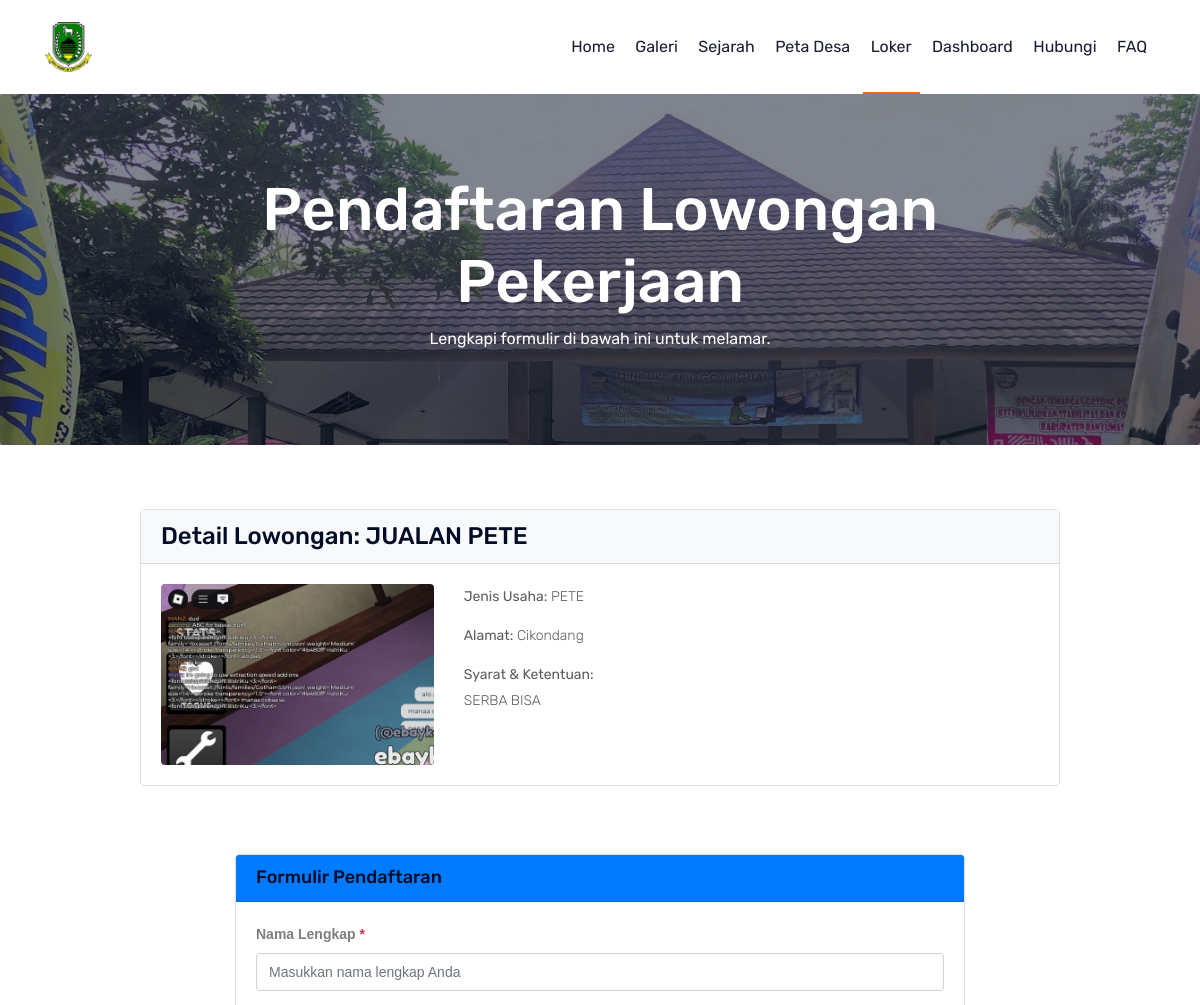
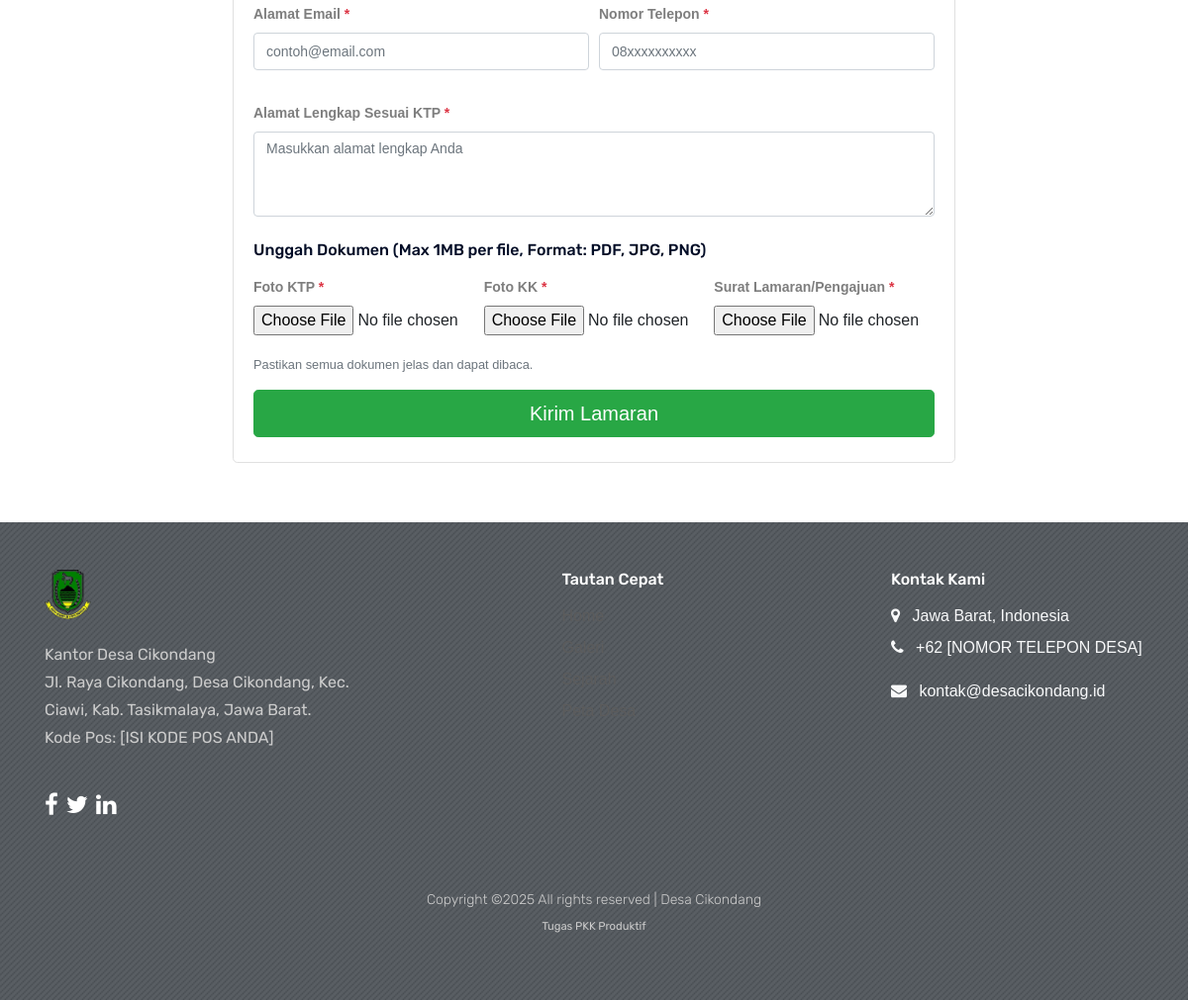
Page /view/mendaftar.php?id=2 on the committed database (2 pictures, top to bottom).
### tables this page shows
CREATE TABLE `loker` (
  `id` int(11) NOT NULL,
  `nm_perusahaan` varchar(255) NOT NULL,
  `jenis_usaha` varchar(255) NOT NULL,
  `syarat` text NOT NULL,
  `alamat` text NOT NULL,
  `foto` varchar(255) NOT NULL,
  `tgl` int(11) NOT NULL,
  `bln` varchar(11) NOT NULL,
  `pendaftar` int(11) NOT NULL
);

### view/mendaftar.php (the view, shortened to what this page needs)
<?php
include 'template/header.php';
include '../db/connection.php';
$id_loker = null;
$loker_data = null;
if (isset($_GET["id"])) {
    $id_loker = (int)$_GET["id"];
    $sql_loker = "SELECT * FROM loker WHERE id = $id_loker";
    $query_loker = mysqli_query($connection, $sql_loker);
    if ($query_loker && mysqli_num_rows($query_loker) > 0) {
        $loker_data = mysqli_fetch_assoc($query_loker);
    } else {
        header("Location: loker.php?status_loker=gagal&msg_loker=" . urlencode("Lowongan tidak ditemukan."));
        exit;
    }
} else {
    header("Location: loker.php?status_loker=gagal&msg_loker=" . urlencode("ID Lowongan tidak valid."));
    exit;
}
?>
    <header>
        <div class="header-area ">
            <div id="sticky-header" class="main-header-area white-bg">
                <div class="container">
                    <div class="row align-items-center">
                        <div class="col-xl-2 col-lg-2 col-md-3 col-sm-4 col-6">
                            <div class="logo-img">
                                <a href="../index.php">
                                    <img src="../img/logo.png" alt="Logo Desa" class="img-fluid">
                                </a>
                            </div>
                        </div>
                        <div class="col-xl-10 col-lg-10 col-md-9 col-sm-8 col-6">
                            <div class="main-menu d-none d-lg-block text-right">
                                <nav>
                                    <ul id="navigation">
                                        <li><a href="../index.php">Home</a></li>
                                        <li><a href="galeri.php">Galeri</a></li>
                                        <li><a href="sejarah.php">Sejarah</a></li>
                                        <li><a href="peta.php">Peta Desa</a></li>
                                        <li><a class="active" href="loker.php">Loker</a></li>
                                        <li><a href="../admin/index.php">Dashboard</a></li>
                                        <li><a href="hubungi.php">Hubungi</a></li>
                                        <li><a href="faq.php">FAQ</a></li>
                                    </ul>
                                </nav>
                            </div>
                        </div>
                    </div>
                </div>
            </div>
        </div>
    </header>
    <section class="breadcrumb breadcrumb_bg banner-bg-1 overlay2">
        <div class="container">
            <div class="row">
                <div class="col-lg-8 offset-lg-2">
                    <div class="breadcrumb_iner text-center">
                        <div class="breadcrumb_iner_item">
                            <h2>Pendaftaran Lowongan Pekerjaan</h2>
                            <p>Lengkapi formulir di bawah ini untuk melamar.</p>
                        </div>
                    </div>
                </div>
            </div>
        </div>
    </section>
    <section class="about-area section-padding">
        <div class="container">
            <?php if ($loker_data): ?>
            <div class="row mb-5">
                <div class="col-lg-10 offset-lg-1">
                    <div class="card shadow-sm">
                        <div class="card-header bg-light">
                             <h3 class="mb-0">Detail Lowongan: <?php echo htmlspecialchars($loker_data['nm_perusahaan']); ?></h3>
                        </div>
                        <div class="card-body">
                            <div class="row">
                                <div class="col-md-4 text-center mb-3 mb-md-0">
                                    <?php
                                    $foto_loker_path = "../img/upload/" . htmlspecialchars($loker_data['foto']);
                                    ?>
                                    <img src="<?php echo $foto_loker_path; ?>" alt="Logo <?php echo htmlspecialchars($loker_data['nm_perusahaan']); ?>" class="img-fluid rounded" style="max-height: 200px; object-fit: contain;">
                                </div>
                                <div class="col-md-8">
                                    <p><strong>Jenis Usaha:</strong> <?php echo htmlspecialchars($loker_data['jenis_usaha']); ?></p>
                                    <p><strong>Alamat:</strong> <?php echo htmlspecialchars($loker_data['alamat']); ?></p>
                                    <p><strong>Syarat & Ketentuan:</strong><br><?php echo nl2br(htmlspecialchars($loker_data['syarat'])); ?></p>
                                </div>
                            </div>
                        </div>
                    </div>
                </div>
            </div>
            <?php endif; ?>
            <div class="row justify-content-center">
                <div class="col-lg-8">
                    <div class="card shadow-sm">
                        <div class="card-header bg-primary text-white">
                            <h4 class="mb-0">Formulir Pendaftaran</h4>
                        </div>
                        <div class="card-body">
                            <form action="proses_daftar.php?id=<?php echo $id_loker; ?>" method="post" enctype="multipart/form-data" class="needs-validation" novalidate>
                                <div class="form-group">
                                    <label for="nama">Nama Lengkap <span class="text-danger">*</span></label>
                                    <input type="text" class="form-control" name="nama" id="nama" placeholder="Masukkan nama lengkap Anda" required>
                                </div>
                                <div class="form-row">
                                    <div class="form-group col-md-6">
                                        <label for="email">Alamat Email <span class="text-danger">*</span></label>
                                        <input type="email" class="form-control" name="email" id="email" placeholder="contoh@email.com" required>
                                    </div>
                                    <div class="form-group col-md-6">
                                        <label for="no_tlp">Nomor Telepon <span class="text-danger">*</span></label>
                                        <input type="tel" class="form-control" name="no_tlp" id="no_tlp" placeholder="08xxxxxxxxxx" required pattern="[0-9]{10,15}">
                                    </div>
                                </div>
                                <div class="form-group">
                                    <label for="alamat">Alamat Lengkap Sesuai KTP <span class="text-danger">*</span></label>
                                    <textarea class="form-control" name="alamat" id="alamat" rows="3" placeholder="Masukkan alamat lengkap Anda" required></textarea>
                                </div>
                                <h5 class="mt-4 mb-3">Unggah Dokumen (Max 1MB per file, Format: PDF, JPG, PNG)</h5>
                                <div class="form-row">
                                    <div class="form-group col-md-4">
                                        <label for="ktp">Foto KTP <span class="text-danger">*</span></label>
                                        <input type="file" name="ktp" id="ktp" class="form-control-file" required accept=".pdf,.jpg,.jpeg,.png">
                                    </div>
                                    <div class="form-group col-md-4">
                                        <label for="kk">Foto KK <span class="text-danger">*</span></label>
                                        <input type="file" name="kk" id="kk" class="form-control-file" required accept=".pdf,.jpg,.jpeg,.png">
                                    </div>
                                    <div class="form-group col-md-4">
                                        <label for="pengajuan">Surat Lamaran/Pengajuan <span class="text-danger">*</span></label>
                                        <input type="file" name="pengajuan" id="pengajuan" class="form-control-file" required accept=".pdf,.jpg,.jpeg,.png">
                                    </div>
                                </div>
                                <small class="form-text text-muted mb-3">Pastikan semua dokumen jelas dan dapat dibaca.</small>
                                <button type="submit" class="btn btn-success btn-lg btn-block mt-3">Kirim Lamaran</button>
                            </form>
                        </div>
                    </div>
                </div>
            </div>
        </div>
    </section>
    <?php
include 'template/footer.php';
?>

### css/style.css (style rules this page uses)
body { font-family:'Rubik', sans-serif;font-weight:normal;font-style:normal }
a,.button { -webkit-transition:.3s;-moz-transition:.3s;-o-transition:.3s;transition:.3s }
a,button { color:#020c26;outline:medium none }
h1,h2,h3,h4,h5 { font-family:'Rubik', sans-serif;color:#020c26 }
ul { margin:0px;padding:0px }
li { list-style:none }
p { font-size:14px;font-weight:300;line-height:26px;color:#5c5c5c;margin-bottom:13px;font-family:'Rubik', sans-serif }
label { color:#7e7e7e;cursor:pointer;font-size:14px;font-weight:400 }
*::placeholder { color:#cccccc;font-size:14px;opacity:1 }
h3 { font-size:24px }
.white-bg { background:#ffffff }
.overlay2 { position:relative;z-index:0 }
.overlay2::before { position:absolute;content:"";background-color:#020c26;top:0;left:0;width:100%;height:100%;z-index:-1;opacity:0.5 }
.section-padding { padding-top:120px;padding-bottom:120px }
.slicknav_menu .slicknav_nav { background:#fff;float:right;margin-top:0;padding:0;width:95%;padding:0;border-radius:0px;margin-top:5px;position:absolute;left:0;right:0;margin:auto;top:45px }
.slicknav_menu .slicknav_nav a.active { color:#ff5e13 }
.header-area .main-header-area .main-menu ul li { display:inline-block;position:relative }
.header-area .main-header-area .main-menu ul li a { color:#191d34;font-size:16px;text-transform:capitalize;font-weight:400;display:inline-block;padding:35px 10px 35px 10px;font-family:"Rubik",sans-serif;position:relative }
@media (min-width: 992px) and (max-width: 1200px) { .header-area .main-header-area .main-menu ul li a { padding:35px 8px 35px 8px } }
.header-area .main-header-area .main-menu ul li a::before { position:absolute;content:"";background:#ff5e13;width:100%;height:2px;bottom:0;left:0;opacity:0;transform:scaleX(0);-webkit-transition:.3s;-moz-transition:.3s;-o-transition:.3s;transition:.3s }
.header-area .main-header-area .main-menu ul li a.active::before { opacity:1;transform:scaleX(1) }
.about-area { position:relative;z-index:1 }
.banner-bg-1 { background-image:url(../img/banner/1.jpg) }
.breadcrumb { background-size:cover;margin:0 !important }
.breadcrumb .breadcrumb_iner .breadcrumb_iner_item h2 { font-size:60px;font-weight:500;font-family:"Rubik",sans-serif;color:#fff }
.breadcrumb .breadcrumb_iner .breadcrumb_iner_item p { color:#fff;font-size:16px;font-weight:400 }
h2 { font-size:30px }
h4 { font-size:18px }
h5 { font-size:16px }
h1,h2,h3,h4,h5,h6 { line-height:1.2em }

### view/template/header.php (style rules this page uses)
body { font-family: 'Arial', sans-serif; }
.main-header-area .logo-img img { max-height: 50px; width: auto; }
.main-menu nav ul li a { padding: 30px 15px; }
.slicknav_nav a { color: white; padding: 8px 12px; display: block; }
.breadcrumb_bg { padding-top: 80px; padding-bottom: 80px; }
.breadcrumb_iner h2 { font-size: 2rem; }
.section-padding { padding-top: 50px; padding-bottom: 50px; }
.service-area, .about-area, .faq-area, .blog_area, .contact-section, .main-project-area { padding-top: 40px; padding-bottom: 40px; }
.btn-primary, .btn-success { margin-bottom: 5px; }
.form-control { margin-bottom: 15px; border-radius: 0.25rem; }
.form-group label { margin-bottom: .5rem; font-weight: bold; }
.card { margin-bottom: 20px; border: 1px solid #e0e0e0; border-radius: 0.3rem; }
.card-header { background-color: #f8f9fa; padding: 0.75rem 1.25rem; }
.card-body { padding: 1.25rem; }
.img-fluid, .project-thumb img, .blog_item_img img, .about-thumb img { max-width: 100%; height: auto; border-radius: 0.25rem; }

### rows in the picture
loker: nm_perusahaan "JUALAN PETE", foto (picture), jenis_usaha "PETE", alamat "Cikondang", syarat "SERBA BISA"
